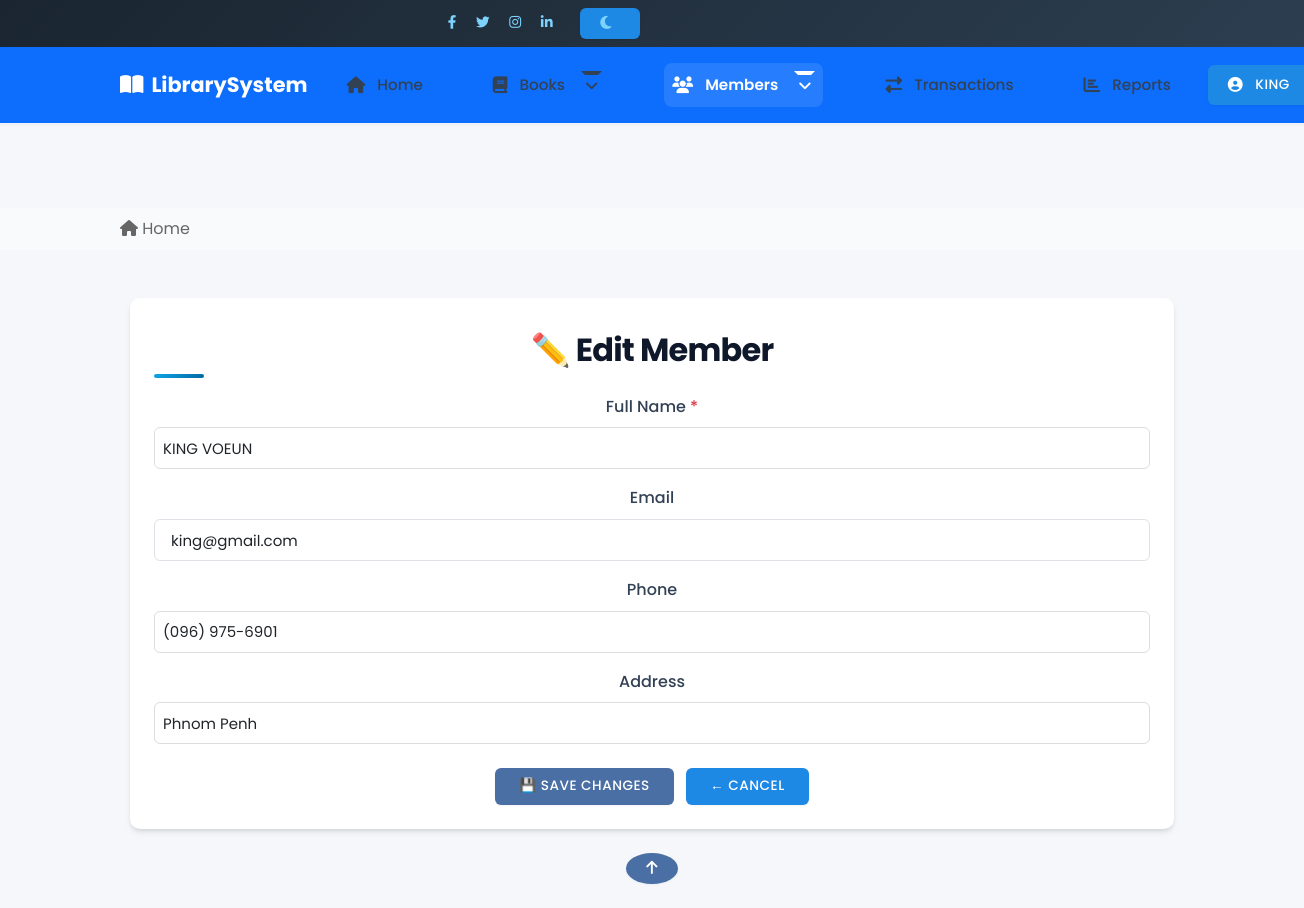
Page /members/edit/1 (signed in) on the committed database.
### tables this page shows
CREATE TABLE members (
                id INTEGER PRIMARY KEY AUTOINCREMENT,
                full_name TEXT NOT NULL,
                email TEXT,
                phone TEXT,
                address TEXT,
                created_at TEXT
            , first_name TEXT, last_name TEXT, date_of_birth TEXT, gender TEXT, city TEXT, state TEXT, postal_code TEXT, member_type TEXT, membership_date TEXT, institution TEXT, emergency_contact_name TEXT, emergency_contact_phone TEXT, notes TEXT, terms_agreed INTEGER);

### routes/member_routes.py (the view)
@member_bp.route('/edit/<int:id>', methods=['GET'])
def show_edit_member_form(id):
    member = None
    members = MemberModel.get_all()
    for m in members:
        if m['id'] == id:
            member = m
            break
    if not member:
        flash("Member not found.", "danger")
        return redirect(url_for('member_bp.view_members'))
    return render_template('edit_member.html', member=member)

### models/member_model.py (called while the page is built)
    @staticmethod
    def connect():
        conn = sqlite3.connect('library.db')
        conn.row_factory = sqlite3.Row  # Allows dict-like access
        return conn

    @staticmethod
    def get_all():
        conn = MemberModel.connect()
        cur = conn.cursor()
        cur.execute('SELECT * FROM members')
        data = cur.fetchall()
        conn.close()
        return data

### templates/edit_member.html (shortened to what this page needs)
{% extends 'base.html' %}
{% block content %}
<div class="container mt-5">
    <div class="card shadow p-4">
        <h2 class="mb-4 text-center">✏️ Edit Member</h2>
        <form method="POST" action="{{ url_for('member_bp.edit_member', id=member['id']) }}">
            <div class="mb-3">
                <label for="full_name" class="form-label">Full Name <span class="text-danger">*</span></label>
                <input type="text" class="form-control" id="full_name" name="full_name" required
                    value="{{ member['full_name'] }}">
            </div>
            <div class="mb-3">
                <label for="email" class="form-label">Email</label>
                <input type="email" class="form-control" id="email" name="email" value="{{ member['email'] }}">
            </div>
            <div class="mb-3">
                <label for="phone" class="form-label">Phone</label>
                <input type="text" class="form-control" id="phone" name="phone" value="{{ member['phone'] }}">
            </div>
            <div class="mb-3">
                <label for="address" class="form-label">Address</label>
                <input type="text" class="form-control" id="address" name="address" value="{{ member['address'] }}">
            </div>
            <div class="text-center mt-4">
                <button type="submit" class="btn btn-primary px-4">💾 Save Changes</button>
                <a href="{{ url_for('member_bp.view_members') }}" class="btn btn-secondary px-4 ms-2">← Cancel</a>
            </div>
        </form>
    </div>
</div>
{% endblock %}

### templates/base.html (shortened to what this page needs)
<!DOCTYPE html>
<html lang="en" data-bs-theme="light">
<head>
  <link href="https://cdn.jsdelivr.net/npm/bootstrap@5.3.0/dist/css/bootstrap.min.css" rel="stylesheet">
  <link rel="stylesheet" href="https://cdnjs.cloudflare.com/ajax/libs/font-awesome/6.4.0/css/all.min.css">
  <link rel="stylesheet" href="{{ url_for('static', filename='css/style.css') }}">
  <link rel="stylesheet" href="{{ url_for('static', filename='css/modern-style.css') }}">
  <link href="https://unpkg.com/aos@2.3.1/dist/aos.css" rel="stylesheet">
</head>
<body class="d-flex flex-column min-vh-100">
  <div class="top-bar bg-dark text-light py-2 d-none d-md-block">
    <div class="container">
      <div class="row">
        <div class="col-md-6 text-end">
          <div class="d-inline-block me-3">
            <a href="#" class="text-light me-2"><i class="fab fa-facebook-f"></i></a>
            <a href="#" class="text-light me-2"><i class="fab fa-twitter"></i></a>
            <a href="#" class="text-light me-2"><i class="fab fa-instagram"></i></a>
            <a href="#" class="text-light"><i class="fab fa-linkedin-in"></i></a>
          </div>
          <div class="d-inline-block">
            <button class="btn btn-sm btn-outline-light" id="themeToggle">
            </button>
          </div>
        </div>
      </div>
    </div>
  </div>
  <nav class="navbar navbar-expand-lg navbar-dark bg-primary sticky-top shadow-sm">
    <div class="container">
      <a class="navbar-brand d-flex align-items-center" href="/">
        <i class="fas fa-book-open me-2"></i>
        <span class="fw-bold">Library</span>System
      </a>
      <div class="collapse navbar-collapse" id="navbarNav">
        <ul class="navbar-nav me-auto">
          <li class="nav-item">
            <a class="nav-link {% if request.path == '/' %}active{% endif %}" href="/">
              <i class="fas fa-home me-1"></i> Home
            </a>
          </li>
          <li class="nav-item dropdown">
            <a class="nav-link dropdown-toggle {% if '/books' in request.path %}active{% endif %}" href="#"
              id="booksDropdown" role="button" data-bs-toggle="dropdown">
              <i class="fas fa-book me-1"></i> Books
            </a>
          </li>
          <li class="nav-item dropdown">
            <a class="nav-link dropdown-toggle {% if '/members' in request.path %}active{% endif %}" href="#"
              id="membersDropdown" role="button" data-bs-toggle="dropdown">
              <i class="fas fa-users me-1"></i> Members
            </a>
          </li>
          <li class="nav-item">
            <a class="nav-link {% if '/transactions' in request.path %}active{% endif %}" href="/transactions">
              <i class="fas fa-exchange-alt me-1"></i> Transactions
            </a>
          </li>
          <li class="nav-item">
            <a class="nav-link" href="/reports">
              <i class="fas fa-chart-bar me-1"></i> Reports
            </a>
          </li>
        </ul>
        <div class="dropdown">
          <a class="btn btn-outline-light dropdown-toggle" href="#" role="button" id="userDropdown"
            data-bs-toggle="dropdown">
            <i class="fas fa-user-circle me-1"></i>
            {% if 'user_name' in session %}
            {{ session['user_name'].split(' ')[0] }}
            {% else %}
            Guest
            {% endif %}
          </a>
        </div>
      </div>
    </div>
  </nav>
  <main class="flex-grow-1 py-4">
    <nav aria-label="breadcrumb" class="bg-light py-2 mb-4">
      <div class="container">
        <ol class="breadcrumb mb-0">
          <li class="breadcrumb-item"><a href="/" class="text-decoration-none"><i class="fas fa-home"></i> Home</a></li>
        </ol>
      </div>
    </nav>
    <div class="{% block container_class %}container{% endblock %}">
      {% block content %}{% endblock %}
    </div>
    <button type="button" class="btn btn-primary btn-floating btn-lg rounded-circle" id="btn-back-to-top">
      <i class="fas fa-arrow-up"></i>
    </button>
  </main>
</body>
</html>

### static/css/style.css (style rules this page uses)
body { font-family: 'Segoe UI', Arial, sans-serif; background-color: #f5f7fa; margin: 0; padding: 0; color: #333; }
nav ul { list-style: none; margin: 10px 0 0; padding: 0; }
nav ul li { display: inline-block; margin: 0 15px; }
nav ul li a { text-decoration: none; color: white; font-weight: bold; transition: 0.3s; }
main { text-align: center; margin-top: 60px; }
.btn { display: inline-block; padding: 12px 25px; background-color: #1e88e5; color: white; text-decoration: none; border-radius: 6px; font-weight: bold; transition: 0.3s; }
:root { --accent: #2b6df6; --muted: #666 }
* { box-sizing: border-box }
body { font-family: Inter, Arial, sans-serif; line-height: 1.4; margin: 0; background: #f6f8fb; color: #111 }
.container { max-width: 980px; margin: 28px auto; padding: 0 16px }
nav a { margin-left: 14px; text-decoration: none; color: var(--muted) }
h2 { margin-top: 8px }
form label { display: block; margin-bottom: 8px }
input[type=text], input[type=number] { width: 100%; padding: 8px; border: 1px solid #ddd; border-radius: 6px }
button { background: var(--accent); color: white; padding: 8px 12px; border: none; border-radius: 8px; cursor: pointer }
h2 { color: #333; }
.navbar { box-shadow: 0 3px 6px rgba(0, 0, 0, 0.1); }
body { background-color: #f8f9fa; font-family: "Poppins", sans-serif; }
h2 { font-weight: 600; }
.btn { border-radius: 8px; }
.navbar-brand { font-weight: bold; font-size: 1.3rem; }
.container { max-width: 1000px; }

### templates/base.html (style rules this page uses)
:root { --primary-color: #4a6fa5; --secondary-color: #6c757d; --success-color: #28a745; --danger-color: #dc3545; --warning-color: #ffc107; --info-color: #17a2b8; --light-color: #f8f9fa; --dark-color: #343a40; --body-bg: #f5f7fa; --card-shadow: 0 4px 6px rgba(0, 0, 0, 0.1); --transition: all 0.3s ease; }
body { font-family: 'Poppins', sans-serif; background-color: var(--body-bg); color: #333; line-height: 1.6; }

### rows in the picture
members: user_name "KING", full_name "KING VOEUN", email "king@gmail.com", phone "(096) 975-6901", address "Phnom Penh"
